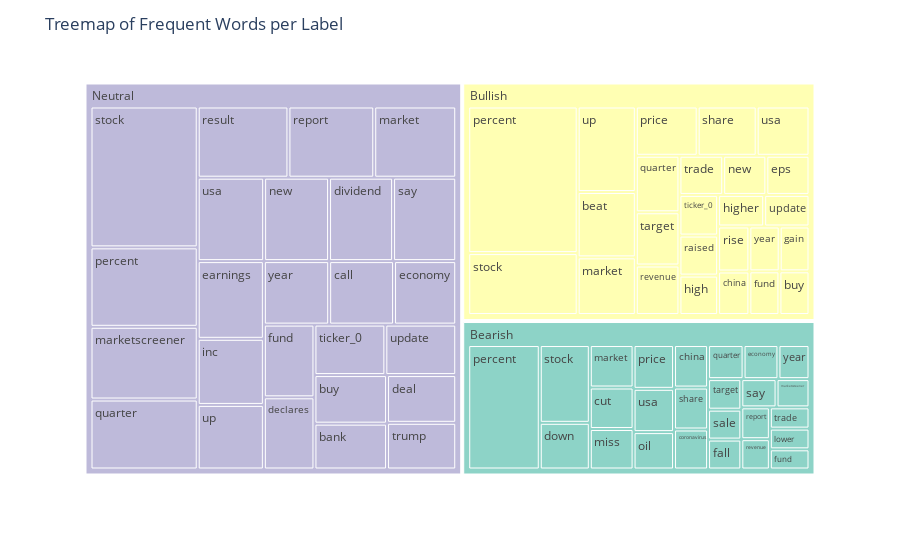

This figure's notebook cell:
### Code cell
# Calculating the top words by class
word_freq = get_top_words_by_class(train_cleaned_df, 'label', 'text', top_criteria=25)
label_map = {0: 'Bearish', 1: 'Bullish', 2: 'Neutral'}
word_freq['label_name'] = word_freq['label'].map(label_map)

fig = px.treemap(word_freq, path=['label_name', 'word'], values='freq',
                 color='label_name', color_discrete_sequence=px.colors.qualitative.Set3)
fig.update_layout(title='Treemap of Frequent Words per Label')
fig.show()

### Figure 1 — Plotly figure (JSON) as saved in the notebook; plotly's stock layout.template omitted (floating-point values rounded to 4 significant figures)
{"data": [{"branchvalues": "total", "customdata": [["Bearish"], ["Bearish"], ["Bearish"], ["Bearish"], ["Bearish"], ["Bearish"], ["Bearish"], ["Bearish"], ["Bearish"], ["Bearish"], ["Bearish"], ["Bearish"], ["Bearish"], ["Bearish"], ["Bearish"], ["Bearish"], ["Bearish"], ["Bearish"], ["Bearish"], ["Bearish"], ["Bearish"], ["Bearish"], ["Bearish"], ["Bearish"], ["Bearish"], ["Bearish"], ["Bullish"], ["Bullish"], ["Bullish"], ["Bullish"], ["Bullish"], ["Bullish"], ["Bullish"], ["Bullish"], ["Bullish"], ["Bullish"], ["Bullish"], ["Bullish"], ["Bullish"], ["Bullish"], ["Bullish"], ["Bullish"], ["Bullish"], ["Bullish"], ["Bullish"], ["Bullish"], ["Bullish"], ["Bullish"], ["Bullish"], ["Bullish"], ["Bullish"], ["Bullish"], ["Neutral"], ["Neutral"], ["Neutral"], ["Neutral"], ["Neutral"], ["Neutral"], ["Neutral"], ["Neutral"], ["Neutral"], ["Neutral"], ["Neutral"], ["Neutral"], ["Neutral"], ["Neutral"], ["Neutral"], ["Neutral"], ["Neutral"], ["Neutral"], ["Neutral"], ["Neutral"], ["Neutral"], ["Neutral"], ["Neutral"], ["Neutral"], ["Neutral"], ["Neutral"]], "domain": {"x": [0, 1], "y": [0, 1]}, "hovertemplate": "labels=%{label}<br>freq=%{value}<br>parent=%{parent}<br>id=%{id}<br>label_name=%{customdata[0]}<extra></extra>", "ids": ["Bearish", "Bearish/percent", "Bearish/stock", "Bearish/down", "Bearish/market", "Bearish/cut", "Bearish/miss", "Bearish/price", "Bearish/oil", "Bearish/china", "Bearish/share", "Bearish/coronavirus", "Bearish/quarter", "Bearish/usa", "Bearish/year", "Bearish/economy", "Bearish/lower", "Bearish/trade", "Bearish/revenue", "Bearish/report", "Bearish/fund", "Bearish/sale", "Bearish/fall", "Bearish/say", "Bearish/target", "Bearish/marketscreener", "Bullish/raised", "Bullish/high", "Bullish/higher", "Bullish/update", "Bullish/rise", "Bullish/china", "Bullish/gain", "Bullish/fund", "Bullish/buy", "Bullish/ticker_0", "Bullish/year", "Bullish", "Bullish/new", "Bullish/trade", "Bullish/percent", "Bullish/stock", "Bullish/up", "Bullish/eps", "Bullish/market", "Bullish/beat", "Bullish/share", "Bullish/usa", "Bullish/quarter", "Bullish/target", "Bullish/revenue", "Bullish/price", "Neutral/dividend", "Neutral/new", "Neutral/usa", "Neutral/market", "Neutral", "Neutral/result", "Neutral/quarter", "Neutral/marketscreener", "Neutral/percent", "Neutral/say", "Neutral/report", "Neutral/earnings", "Neutral/fund", "Neutral/up", "Neutral/year", "Neutral/call", "Neutral/economy", "Neutral/declares", "Neutral/ticker_0", "Neutral/update", "Neutral/buy", "Neutral/bank", "Neutral/deal", "Neutral/trump", "Neutral/inc", "Neutral/stock"], "labels": ["Bearish", "percent", "stock", "down", "market", "cut", "miss", "price", "oil", "china", "share", "coronavirus", "quarter", "usa", "year", "economy", "lower", "trade", "revenue", "report", "fund", "sale", "fall", "say", "target", "marketscreener", "raised", "high", "higher", "update", "rise", "china", "gain", "fund", "buy", "ticker_0", "year", "Bullish", "new", "trade", "percent", "stock", "up", "eps", "market", "beat", "share", "usa", "quarter", "target", "revenue", "price", "dividend", "new", "usa", "market", "Neutral", "result", "quarter", "marketscreener", "percent", "say", "report", "earnings", "fund", "up", "year", "call", "economy", "declares", "ticker_0", "update", "buy", "bank", "deal", "trump", "inc", "stock"], "marker": {"colors": ["rgb(141,211,199)", "rgb(141,211,199)", "rgb(141,211,199)", "rgb(141,211,199)", "rgb(141,211,199)", "rgb(141,211,199)", "rgb(141,211,199)", "rgb(141,211,199)", "rgb(141,211,199)", "rgb(141,211,199)", "rgb(141,211,199)", "rgb(141,211,199)", "rgb(141,211,199)", "rgb(141,211,199)", "rgb(141,211,199)", "rgb(141,211,199)", "rgb(141,211,199)", "rgb(141,211,199)", "rgb(141,211,199)", "rgb(141,211,199)", "rgb(141,211,199)", "rgb(141,211,199)", "rgb(141,211,199)", "rgb(141,211,199)", "rgb(141,211,199)", "rgb(141,211,199)", "rgb(255,255,179)", "rgb(255,255,179)", "rgb(255,255,179)", "rgb(255,255,179)", "rgb(255,255,179)", "rgb(255,255,179)", "rgb(255,255,179)", "rgb(255,255,179)", "rgb(255,255,179)", "rgb(255,255,179)", "rgb(255,255,179)", "rgb(255,255,179)", "rgb(255,255,179)", "rgb(255,255,179)", "rgb(255,255,179)", "rgb(255,255,179)", "rgb(255,255,179)", "rgb(255,255,179)", "rgb(255,255,179)", "rgb(255,255,179)", "rgb(255,255,179)", "rgb(255,255,179)", "rgb(255,255,179)", "rgb(255,255,179)", "rgb(255,255,179)", "rgb(255,255,179)", "rgb(190,186,218)", "rgb(190,186,218)", "rgb(190,186,218)", "rgb(190,186,218)", "rgb(190,186,218)", "rgb(190,186,218)", "rgb(190,186,218)", "rgb(190,186,218)", "rgb(190,186,218)", "rgb(190,186,218)", "rgb(190,186,218)", "rgb(190,186,218)", "rgb(190,186,218)", "rgb(190,186,218)", "rgb(190,186,218)", "rgb(190,186,218)", "rgb(190,186,218)", "rgb(190,186,218)", "rgb(190,186,218)", "rgb(190,186,218)", "rgb(190,186,218)", "rgb(190,186,218)", "rgb(190,186,218)", "rgb(190,186,218)", "rgb(190,186,218)", "rgb(190,186,218)"]}, "name": "", "parents": ["", "Bearish", "Bearish", "Bearish", "Bearish", "Bearish", "Bearish", "Bearish", "Bearish", "Bearish", "Bearish", "Bearish", "Bearish", "Bearish", "Bearish", "Bearish", "Bearish", "Bearish", "Bearish", "Bearish", "Bearish", "Bearish", "Bearish", "Bearish", "Bearish", "Bearish", "Bullish", "Bullish", "Bullish", "Bullish", "Bullish", "Bullish", "Bullish", "Bullish", "Bullish", "Bullish", "Bullish", "", "Bullish", "Bullish", "Bullish", "Bullish", "Bullish", "Bullish", "Bullish", "Bullish", "Bullish", "Bullish", "Bullish", "Bullish", "Bullish", "Bullish", "Neutral", "Neutral", "Neutral", "Neutral", "", "Neutral", "Neutral", "Neutral", "Neutral", "Neutral", "Neutral", "Neutral", "Neutral", "Neutral", "Neutral", "Neutral", "Neutral", "Neutral", "Neutral", "Neutral", "Neutral", "Neutral", "Neutral", "Neutral", "Neutral", "Neutral"], "type": "treemap", "values": [1965.0, 412.0, 180.0, 108.0, 86.0, 84.0, 82.0, 82.0, 70.0, 67.0, 66.0, 63.0, 56.0, 81.0, 49.0, 55.0, 38.0, 39.0, 40.0, 42.0, 37.0, 46.0, 46.0, 46.0, 47.0, 43.0, 66.0, 65.0, 62.0, 61.0, 60.0, 58.0, 57.0, 56.0, 56.0, 67.0, 58.0, 3034.0, 72.0, 73.0, 684.0, 289.0, 212.0, 72.0, 143.0, 162.0, 124.0, 111.0, 105.0, 99.0, 92.0, 130.0, 215.0, 218.0, 223.0, 235.0, 5345.0, 260.0, 302.0, 314.0, 343.0, 212.0, 246.0, 207.0, 148.0, 172.0, 167.0, 166.0, 159.0, 147.0, 144.0, 144.0, 142.0, 134.0, 133.0, 130.0, 176.0, 608.0]}], "layout": {"legend": {"tracegroupgap": 0}, "margin": {"t": 60}, "title": {"text": "Treemap of Frequent Words per Label"}, "treemapcolorway": ["rgb(141,211,199)", "rgb(255,255,179)", "rgb(190,186,218)", "rgb(251,128,114)", "rgb(128,177,211)", "rgb(253,180,98)", "rgb(179,222,105)", "rgb(252,205,229)", "rgb(217,217,217)", "rgb(188,128,189)", "rgb(204,235,197)", "rgb(255,237,111)"]}}
